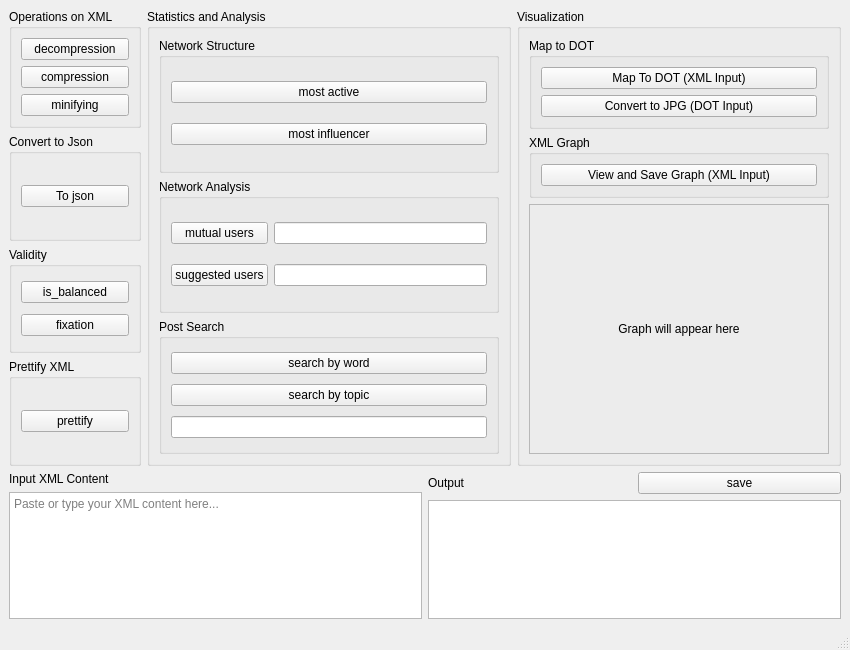
<?xml version="1.0" encoding="UTF-8"?>
<ui version="4.0">
 <class>MainWindow</class>
 <widget class="QMainWindow" name="MainWindow">
  <property name="geometry">
   <rect>
    <x>0</x>
    <y>0</y>
    <width>850</width>
    <height>650</height>
   </rect>
  </property>
  <property name="windowTitle">
   <string>XML Editor</string>
  </property>
  <widget class="QWidget" name="centralwidget">
   <layout class="QVBoxLayout" name="verticalLayout_5">
    <item>
     <layout class="QHBoxLayout" name="horizontalLayout_3">
      <item>
       <layout class="QVBoxLayout" name="verticalLayout">
        <item>
         <widget class="QGroupBox" name="groupBox">
          <property name="title">
           <string>Operations on XML</string>
          </property>
          <layout class="QGridLayout" name="gridLayout_8">
           <item row="0" column="0">
            <widget class="QPushButton" name="pushButton_4">
             <property name="text">
              <string>decompression</string>
             </property>
            </widget>
           </item>
           <item row="1" column="0">
            <widget class="QPushButton" name="pushButton_3">
             <property name="text">
              <string>compression</string>
             </property>
            </widget>
           </item>
           <item row="2" column="0">
            <widget class="QPushButton" name="pushButton_5">
             <property name="text">
              <string>minifying</string>
             </property>
            </widget>
           </item>
          </layout>
         </widget>
        </item>
        <item>
         <widget class="QGroupBox" name="groupBox_2">
          <property name="title">
           <string>Convert to Json</string>
          </property>
          <layout class="QGridLayout" name="gridLayout_9">
           <item row="0" column="0">
            <widget class="QPushButton" name="pushButton_2">
             <property name="text">
              <string>To json</string>
             </property>
            </widget>
           </item>
          </layout>
         </widget>
        </item>
        <item>
         <widget class="QGroupBox" name="groupBox_8">
          <property name="title">
           <string>Validity</string>
          </property>
          <layout class="QGridLayout" name="gridLayout_10">
           <item row="0" column="0">
            <widget class="QPushButton" name="pushButton">
             <property name="text">
              <string>is_balanced</string>
             </property>
            </widget>
           </item>
           <item row="1" column="0">
            <widget class="QPushButton" name="pushButton_fixation">
             <property name="text">
              <string>fixation</string>
             </property>
            </widget>
           </item>
          </layout>
         </widget>
        </item>
        <item>
         <widget class="QGroupBox" name="groupBox_3">
          <property name="title">
           <string>Prettify XML</string>
          </property>
          <layout class="QGridLayout" name="gridLayout_11">
           <item row="0" column="0">
            <widget class="QPushButton" name="pushButton_6">
             <property name="text">
              <string>prettify</string>
             </property>
            </widget>
           </item>
          </layout>
         </widget>
        </item>
       </layout>
      </item>
      <item>
       <widget class="QGroupBox" name="groupBox_4">
        <property name="title">
         <string>Statistics and Analysis</string>
        </property>
        <layout class="QVBoxLayout" name="verticalLayout_2">
         <item>
          <widget class="QGroupBox" name="groupBox_5">
           <property name="title">
            <string>Network Structure</string>
           </property>
           <layout class="QGridLayout" name="gridLayout_2">
            <item row="0" column="0">
             <widget class="QPushButton" name="pushButton_11">
              <property name="text">
               <string>most active</string>
              </property>
             </widget>
            </item>
            <item row="1" column="0">
             <widget class="QPushButton" name="pushButton_9">
              <property name="text">
               <string>most influencer</string>
              </property>
             </widget>
            </item>
           </layout>
          </widget>
         </item>
         <item>
          <widget class="QGroupBox" name="groupBox_6">
           <property name="title">
            <string>Network Analysis</string>
           </property>
           <layout class="QGridLayout" name="gridLayout_6">
            <item row="0" column="0">
             <widget class="QPushButton" name="pushButton_mutual">
              <property name="text">
               <string>mutual users</string>
              </property>
             </widget>
            </item>
            <item row="0" column="1">
             <widget class="QLineEdit" name="lineEdit_mutual"/>
            </item>
            <item row="1" column="0">
             <widget class="QPushButton" name="pushButton_suggest">
              <property name="text">
               <string>suggested users</string>
              </property>
             </widget>
            </item>
            <item row="1" column="1">
             <widget class="QLineEdit" name="lineEdit_suggest"/>
            </item>
           </layout>
          </widget>
         </item>
         <item>
          <widget class="QGroupBox" name="groupBox_7">
           <property name="title">
            <string>Post Search</string>
           </property>
           <layout class="QGridLayout" name="gridLayout_5">
            <item row="0" column="0">
             <widget class="QPushButton" name="pushButton_searchWord">
              <property name="text">
               <string>search by word</string>
              </property>
             </widget>
            </item>
            <item row="1" column="0">
             <widget class="QPushButton" name="pushButton_searchTopic">
              <property name="text">
               <string>search by topic</string>
              </property>
             </widget>
            </item>
            <item row="2" column="0">
             <widget class="QLineEdit" name="lineEdit_postSearch"/>
            </item>
           </layout>
          </widget>
         </item>
        </layout>
       </widget>
      </item>
      <item>
       <widget class="QGroupBox" name="groupBox_9">
        <property name="title">
         <string>Visualization</string>
        </property>
        <layout class="QGridLayout" name="gridLayout_7">
         <item row="0" column="0">
          <widget class="QGroupBox" name="groupBox_10">
           <property name="title">
            <string>Map to DOT</string>
           </property>
           <layout class="QGridLayout" name="gridLayout_3">
            <item row="0" column="0">
             <widget class="QPushButton" name="pushButton_8">
              <property name="text">
               <string>Map To DOT (XML Input)</string>
              </property>
             </widget>
            </item>
            <item row="1" column="0">
             <widget class="QPushButton" name="pushButton_15">
              <property name="text">
               <string>Convert to JPG (DOT Input)</string>
              </property>
             </widget>
            </item>
           </layout>
          </widget>
         </item>
         <item row="1" column="0">
          <widget class="QGroupBox" name="groupBox_11">
           <property name="title">
            <string>XML Graph</string>
           </property>
           <layout class="QGridLayout" name="gridLayout_4">
            <item row="0" column="0">
             <widget class="QPushButton" name="pushButton_14">
              <property name="text">
               <string>View and Save Graph (XML Input)</string>
              </property>
             </widget>
            </item>
           </layout>
          </widget>
         </item>
         <item row="2" column="0">
          <widget class="QLabel" name="graphImageLabel">
           <property name="minimumSize">
            <size>
             <width>300</width>
             <height>250</height>
            </size>
           </property>
           <property name="maximumSize">
            <size>
             <width>16777215</width>
             <height>16777215</height>
            </size>
           </property>
           <property name="frameShape">
            <enum>QFrame::Shape::StyledPanel</enum>
           </property>
           <property name="frameShadow">
            <enum>QFrame::Shadow::Sunken</enum>
           </property>
           <property name="lineWidth">
            <number>2</number>
           </property>
           <property name="text">
            <string>Graph will appear here</string>
           </property>
           <property name="scaledContents">
            <bool>false</bool>
           </property>
           <property name="alignment">
            <set>Qt::AlignmentFlag::AlignCenter</set>
           </property>
           <property name="wordWrap">
            <bool>true</bool>
           </property>
          </widget>
         </item>
        </layout>
       </widget>
      </item>
     </layout>
    </item>
    <item>
     <layout class="QHBoxLayout" name="horizontalLayout_2">
      <item>
       <layout class="QVBoxLayout" name="verticalLayout_4">
        <item>
         <widget class="QLabel" name="label">
          <property name="text">
           <string>Input XML Content</string>
          </property>
         </widget>
        </item>
        <item>
         <widget class="QTextEdit" name="textEdit">
          <property name="placeholderText">
           <string>Paste or type your XML content here...</string>
          </property>
         </widget>
        </item>
       </layout>
      </item>
      <item>
       <layout class="QVBoxLayout" name="verticalLayout_3">
        <item>
         <layout class="QHBoxLayout" name="horizontalLayout">
          <item>
           <widget class="QLabel" name="label_2">
            <property name="text">
             <string>Output</string>
            </property>
           </widget>
          </item>
          <item>
           <widget class="QPushButton" name="pushButton_7">
            <property name="text">
             <string>save</string>
            </property>
           </widget>
          </item>
         </layout>
        </item>
        <item>
         <widget class="QTextEdit" name="textEdit_2">
          <property name="readOnly">
           <bool>true</bool>
          </property>
         </widget>
        </item>
       </layout>
      </item>
     </layout>
    </item>
   </layout>
  </widget>
  <widget class="QMenuBar" name="menubar">
   <property name="geometry">
    <rect>
     <x>0</x>
     <y>0</y>
     <width>850</width>
     <height>22</height>
    </rect>
   </property>
  </widget>
  <widget class="QStatusBar" name="statusbar"/>
 </widget>
 <resources/>
 <connections/>
</ui>
